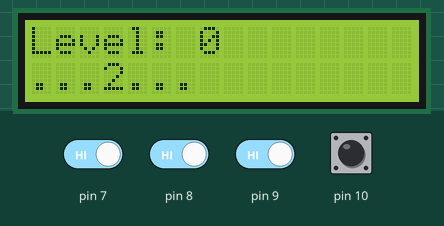
This sketch was run on a simulated Arduino Uno, built with avr-gcc and run on an emulated ATmega328P. Parts: 16×2 character LCD. The test bench sets the inputs (shaded band); at power-on: pin 7–10 HIGH. Random numbers use the default seed unless the sketch sets one; what the sketch prints to the serial monitor is not drawn.

Above: at 1.2 s.
1.3 s: pin 7 driven LOW and pin 9 driven LOW
At 4.0 s:
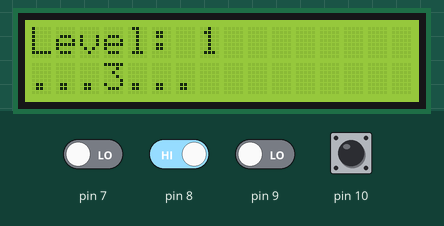
4.3 s: pin 8 driven LOW and pin 9 driven HIGH
At 7.0 s:
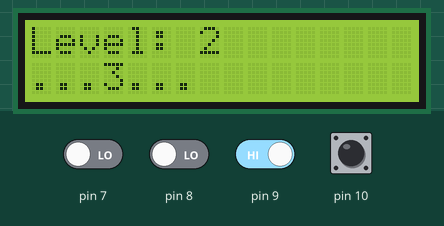
7.3 s: pin 8 driven HIGH
At 10.1 s:
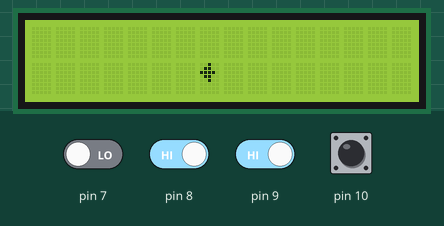
10.3 s: pin 9 driven LOW
At 11.3 s:
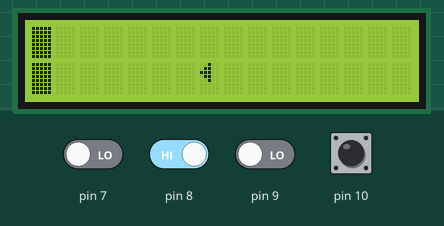
13.3 s: pin 9 driven HIGH
At 14.7 s:
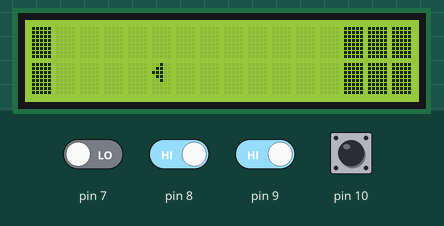
16.3 s: pin 10 pulled LOW for 0.15 s
At 17.4 s:
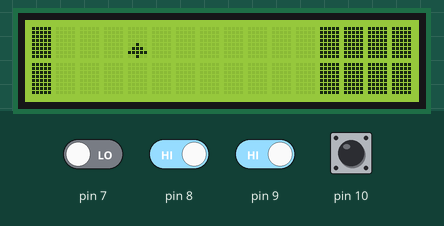
Timing chart, 0 to 19.3 s (numbered marks = the images above; inputs shaded):
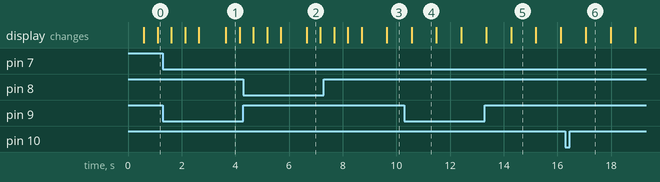

The sketch:

lab5.ino
```cpp
#include "lab5.h"

// TODO ask TAs:
// are comments good enough

// FSM variables
byte x, y;
orientation o;
int lxb, uxb;
int level, time_step, saved_clock, countdown;

state CURRENT_STATE;

void setup() {
  Serial.begin(9600);
  while (!Serial);
  Serial.println("Initialized Serial!");

  initialize_system();

  /*
   * LAB STEP 4b
   */
  //  calibrate();
  // Change to 7, 8, 9, 10 based on calibration
  cap_sensors[UP] = 8; // 540 -> 1700
  cap_sensors[RIGHT] = 7; // 2400 -> 3160
  cap_sensors[DOWN] = 10; // 290 -> 670
  cap_sensors[LEFT] = 9; // 430-> 700
  // Change based on calibration
  thresholds[UP] = 1000;
  thresholds[RIGHT] = 2700;
  thresholds[DOWN] = 500;
  thresholds[LEFT] = 600;

  /*
   * LAB STEP 4c
   */
//    test_calibration();

  /*
   * LAB STEP 6
   * Initialize all variables
   */
  CURRENT_STATE = (state) 1;
  lxb = 0;
  uxb = 16;
  xyo random_xyo = random_location_orientation(lxb, uxb);
  x = random_xyo.x;
  y = random_xyo.y;
  o = random_xyo.o;
  level = 0;
  time_step = 1000;
  saved_clock = millis();
  countdown = 3;
  // display something on the LCD

//  test_all_tests();
}

void loop() {
  update_inputs();
  CURRENT_STATE = update_fsm(CURRENT_STATE, millis(), num_buttons_pressed, last_button_pressed);
  delay(10);
}

/*
 * LAB STEP 5
 * determines whether the cursor is about to run into the wall
 * returns: true if the cursor is about to run into the wall, false otherwise
 */
bool facing_wall(byte x, byte y, byte o, int lxb, int uxb) {
  switch (o) {
    case UP:
      return y == 0;
    case DOWN:
      return y == 3;
    case LEFT:
      return x == lxb;
    case RIGHT:
      return x == (uxb - 1);
  }
}

/*
 * LAB STEP 5
 * calculates the new position of the cursor based on the input orientation
 * returns: a pair of bytes representing the new (x,y) coordinates
 */
xy move(byte x, byte y, byte o) {
  switch (o) {
    case UP:
      return {x, y-1};
    case DOWN:
      return {x, y+1};
    case LEFT:
      return {x-1, y};
    case RIGHT:
      return {x+1, y};
  }
}

/*
 * LAB STEP 7
 */
state update_fsm(state cur_state, long mils, int num_buttons, int last_button) {
  state next_state;
  switch(cur_state) {
  case sDISP_COUNTDOWN:
    if ((mils - saved_clock) >= 500 and countdown >= 0) { // transition 1-1
      display_level(level, countdown);
      countdown -= 1;
      saved_clock = mils;
      next_state = sDISP_COUNTDOWN;
    } else if ((mils - saved_clock > 500) && (countdown < 0) && !(facing_wall(x, y, o, lxb, uxb))) { // transition 1-2
      display_cursor(x, y, o, false, lxb, uxb);
      saved_clock = mils;
      reset_buttons();
      next_state = sWAIT_AFTER_ROT;
    } else if ((mils - saved_clock > 500) and (countdown < 0) and (facing_wall(x, y, o, lxb, uxb))) { // transition 1-6
      display_cursor(x, y, o, false, lxb, uxb);
      saved_clock = mils;
      reset_buttons();
      next_state = sWAIT_FOR_BUT;
    } else {
      next_state = sDISP_COUNTDOWN;
    }
    break;
  case sWAIT_AFTER_ROT:
    if ((mils - saved_clock) >= time_step and num_buttons > 0) { // transition 2-3 (a)
      display_cursor(x, y, o, false, lxb, uxb);
      lu shrunken = shrink_bounds(x, o, lxb, uxb);
      lxb = shrunken.l;
      uxb = shrunken.u;
      xy new_xy = move(x, y, o);
      x = new_xy.x;
      y = new_xy.y;
      next_state = sMOV;
    } else if ((mils - saved_clock) >= time_step and num_buttons == 0) { // transition 2-3 (b)
      display_cursor(x, y, o, false, lxb, uxb);
      xy new_xy = move(x, y, o);
      x = new_xy.x;
      y = new_xy.y;
      next_state = sMOV;
    } else {
      next_state = sWAIT_AFTER_ROT;
    }
    break;
  case sMOV:
    if (lxb < uxb) { // transition 3-4
      display_cursor(x, y, o, true, lxb, uxb);
      saved_clock = mils;
      reset_buttons();
      next_state = sWAIT_AFTER_MOV;
    } else if (lxb = uxb) { // transition 3-7
      display_game_over(level);
      next_state = sGAME_OVER;
    } else {
      next_state = sMOV;
    }
    break;
  case sWAIT_AFTER_MOV:
    if ((mils - saved_clock >= time_step) && (num_buttons > 0)) { // transition 4-5 (a)
      display_cursor(x, y, o, true, lxb, uxb);
      lu new_lu = shrink_bounds(x, o, lxb, uxb);
      uxb = new_lu.u;
      lxb = new_lu.l;
      o = random_turn(o, lxb, uxb);
      next_state = sROT;
    } else if ((mils - saved_clock >= time_step) && (num_buttons == 0)) { // transition 4-5 (b)
      display_cursor(x, y, o, true, lxb, uxb);
      o = random_turn(o, lxb, uxb);
      next_state = sROT;
    } else {
      next_state = sWAIT_AFTER_MOV;
    }
    break;
  case sROT:
    if ((lxb < uxb) && !(facing_wall(x, y, o, lxb, uxb))) { // transition 5-2
      display_cursor(x, y, o, false, lxb, uxb);
      saved_clock = mils;
      reset_buttons();
      next_state = sWAIT_AFTER_ROT;
    } else if ((lxb < uxb) && (facing_wall(x, y, o, lxb, uxb))) { // transition 5-6
      display_cursor(x, y, o, false, lxb, uxb);
      saved_clock = mils;
      reset_buttons();
      next_state = sWAIT_FOR_BUT;
    } else if (lxb = uxb) { // transition 5-7
      display_game_over(level);
      next_state = sGAME_OVER;
    } else {
      next_state = sROT;
    }
    break;
  case sWAIT_FOR_BUT:
    if ((mils - saved_clock >= time_step) && (num_buttons == 1) && (last_button == o)) { // transition 6-1
      display_level(level + 1, 3);
      countdown = 2;
      saved_clock = mils;
      level += 1;
      time_step *= 0.95;
      xyo random_xyo = random_location_orientation(lxb, uxb);
      x = random_xyo.x;
      y = random_xyo.y;
      o = random_xyo.o;
      next_state = sDISP_COUNTDOWN;
    } else if ((mils - saved_clock >= time_step) && !((num_buttons == 1) && (last_button == o))) { // transition 6-7
      display_game_over(level);
      next_state = sGAME_OVER;
    } else {
      next_state = sWAIT_FOR_BUT;
    }
    break;
  case sGAME_OVER: // no transitions from state 7
    next_state = sGAME_OVER;
    break;
  }
  return next_state;
}
```

lab5.h
```cpp
#include <CapacitiveSensor.h>
#include <LiquidCrystal.h>

//#define TESTING
//bool test_all_tests();

int cap_sensors[4];
int thresholds[4];

/*
 * Initialize capsensors on pins 7, 8, 9, 10 with 11 being the driving pin for all
 */
CapacitiveSensor s7 = CapacitiveSensor(11, 7);
CapacitiveSensor s8 = CapacitiveSensor(11, 8);
CapacitiveSensor s9 = CapacitiveSensor(11, 9);
CapacitiveSensor s10 = CapacitiveSensor(11, 10);

/*
 * Type (enum and struct) definitions for state, orientation,
 * (xy) coordinate, (xyo) coordinate, (upper, lower) bounds
 */
typedef enum {
  sDISP_COUNTDOWN = 1,
  sWAIT_AFTER_ROT = 2,
  sMOV = 3,
  sWAIT_AFTER_MOV = 4,
  sROT = 5,
  sWAIT_FOR_BUT = 6,
  sGAME_OVER = 7,
} state;

typedef enum {
  UP = 0,
  DOWN = 1,
  LEFT = 2,
  RIGHT = 3,
} orientation;

typedef struct {
  byte x;
  byte y;
  orientation o;
} xyo;

typedef struct {
  int l;
  int u;
} lu;

typedef struct {
  byte x;
  byte y;
} xy;

/*
 * Variables to keep track of inputs
 */
orientation last_button_pressed;
int num_buttons_pressed;

/*
 * Pixel-by-pixel definitions of cursors with and without tails
 */
byte arrows[8][8] = {{ B00100, B01110, B11111, B00000, B00000, B00000, B00000, B00000 },
                     { B00000, B11111, B01110, B00100, B00000, B00000, B00000, B00000 },
                     { B00100, B01100, B11100, B01100, B00100, B00000, B00000, B00000 },
                     { B00100, B00110, B00111, B00110, B00100, B00000, B00000, B00000 },
                     { B00000, B00000, B00000, B00000, B00100, B01110, B11111, B00000 },
                     { B00000, B00000, B00000, B00000, B00000, B11111, B01110, B00100 },
                     { B00000, B00000, B00000, B00100, B01100, B11100, B01100, B00100 },
                     { B00000, B00000, B00000, B00100, B00110, B00111, B00110, B00100 }};

byte tail_arrows[8][8] = {{ B00100, B01110, B11111, B00100, B00000, B00000, B00000, B00000 },
                          { B00100, B11111, B01110, B00100, B00000, B00000, B00000, B00000 },
                          { B00100, B01100, B11110, B01100, B00100, B00000, B00000, B00000 },
                          { B00100, B00110, B01111, B00110, B00100, B00000, B00000, B00000 },
                          { B00000, B00000, B00000, B00000, B00100, B01110, B11111, B00100 },
                          { B00000, B00000, B00000, B00000, B00100, B11111, B01110, B00100 },
                          { B00000, B00000, B00000, B00100, B01100, B11110, B01100, B00100 },
                          { B00000, B00000, B00000, B00100, B00110, B01111, B00110, B00100 }};

// Keep track of which custom cursor is "cached" for which index
bool arrow_is_tail[8];

/*
 * Setup functions
 */
void initialize_system();
void calibrate();
void test_calibration();

/*
 * Read in gamepad inputs and update corresponding variables
 */
void update_inputs();

/*
 * Helper function definitions
 */
void reset_buttons();
void display_level(int l, int c);
void display_cursor(byte x, byte y, orientation o, bool with_tail, int lxb, int uxb);
xyo random_location_orientation(int lxb, int uxb);
orientation random_turn(orientation o, int lxb, int uxb);
lu shrink_bounds(byte x, orientation o, int lxb, int uxb);
void display_game_over(int l);

state update_fsm(state cur_state, long mils, int num_buttons, int last_button);
```

lab5_tests.ino
```cpp
/*
 * LAB 6 STEP 2:
 * 1. extract expected values from inputs
 * 2. run the FSM function and save the returned state
 * 3. check that all of the actual values match the expected values
 * 4. if verbose, print out testing information (passed, failed, and variables)
 */


/*
 * A struct to keep all three state inputs in one place
 */
typedef struct {
  int num_buttons;
  orientation last_button;
  long mils;
} state_inputs;

/*
 * A struct to keep all 9 state variables in one place
 */
typedef struct {
  byte x;
  byte y;
  orientation o;
  int lxb;
  int uxb;
  int level;
  int time_step;
  int saved_clock;
  int countdown;
} state_vars;

bool test_transition(state start_state,
                     state end_state,
                     state_inputs test_state_inputs,
                     state_vars start_state_vars,
                     state_vars end_state_vars,
                     bool verbos);
/*
 * Helper function for printing states
 */
char* s2str(state s) {
  switch(s) {
    case sDISP_COUNTDOWN:
    return "(1) DISP_COUNTDOWN";
    case sWAIT_AFTER_ROT:
    return "(2) WAIT_AFTER_ROT";
    case sMOV:
    return "(3) MOV";
    case sWAIT_AFTER_MOV:
    return "(4) WAIT_AFTER_MOV";
    case sROT:
    return "(5) ROT";
    case sWAIT_FOR_BUT:
    return "(6) WAIT_FOR_BUT";
    case sGAME_OVER:
    return "(7) GAME_OVER";
    default:
    return "???";
  }
}

/*
 * Helper function for printing orientations
 */
char* o2str(orientation o) {
  switch(o) {
    case UP:
    return "UP";
    case RIGHT:
    return "RIGHT";
    case DOWN:
    return "DOWN";
    case LEFT:
    return "LEFT";
    default:
    return "???";
  }
}

/*
 * Given a start state, inputs, and starting values for state variables, tests that
 * update_fsm returns the correct end state and updates the state variables correctly
 * returns true if this is the case (test passed) and false otherwise (test failed)
 *
 * Need to use "verbos" instead of "verbose" because verbose is apparently a keyword
 */
bool test_transition(state start_state,
                     state end_state,
                     state_inputs test_state_inputs,
                     state_vars start_state_vars,
                     state_vars end_state_vars,
                     bool verbos) {
  x = start_state_vars.x;
  y = start_state_vars.y;
  o = start_state_vars.o;
  lxb = start_state_vars.lxb;
  uxb = start_state_vars.uxb;
  level = start_state_vars.level;
  time_step = start_state_vars.time_step;
  saved_clock = start_state_vars.saved_clock;
  countdown = start_state_vars.countdown;
  state result_state = update_fsm(start_state, test_state_inputs.mils, test_state_inputs.num_buttons, test_state_inputs.last_button);
  bool passed_test = (end_state == result_state and
                      x == end_state_vars.x and
                      y == end_state_vars.y and
                      o == end_state_vars.o and
                      lxb == end_state_vars.lxb and
                      uxb == end_state_vars.uxb and
                      level == end_state_vars.level and
                      time_step == end_state_vars.time_step and
                      saved_clock == end_state_vars.saved_clock and
                      countdown == end_state_vars.countdown);
  if (! verbos) {
    return passed_test;
  } else if (passed_test) {
    char s_to_print[200];
    sprintf(s_to_print, "Test from %s to %s PASSED", s2str(start_state), s2str(end_state));
    Serial.println(s_to_print);
    return true;
  } else {
    char s_to_print[200];
    Serial.println(s2str(start_state));
    sprintf(s_to_print, "Test from %s to %s FAILED", s2str(start_state), s2str(end_state));
    Serial.println(s_to_print);
    sprintf(s_to_print, "End state expected: %s | actual: %s", s2str(end_state), s2str(result_state));
    Serial.println(s_to_print);
    sprintf(s_to_print, "Inputs: mils %ld | num_buttons %d | last_button %s", test_state_inputs.mils, test_state_inputs.num_buttons, o2str(test_state_inputs.last_button));
    Serial.println(s_to_print);
    sprintf(s_to_print, "          %2s | %2s | %5s | %3s | %3s | %5s | %9s | %11s | %9s", "x", "y", "o", "lxb", "uxb", "level", "time_step", "saved_clock", "countdown");
    Serial.println(s_to_print);
    sprintf(s_to_print, "expected: %2d | %2d | %5s | %3d | %3d | %5d | %9d | %11d | %9d", end_state_vars.x, end_state_vars.y, o2str(end_state_vars.o), end_state_vars.lxb, end_state_vars.uxb, end_state_vars.level, end_state_vars.time_step, end_state_vars.saved_clock, end_state_vars.countdown);
    Serial.println(s_to_print);
    sprintf(s_to_print, "actual:   %2d | %2d | %5s | %3d | %3d | %5d | %9d | %11d | %9d", x, y, o2str(o), lxb, uxb, level, time_step, saved_clock, countdown);
    Serial.println(s_to_print);
    return false;
  }
}

/*
 * REPLACE THE FOLLOWING 6 LINES WITH YOUR TEST CASES
 */
const state test_states_in[23] = {(state) 1, (state) 1, (state) 1, (state) 1, (state) 2, (state) 2, (state) 2, (state) 3, (state) 3, (state) 4, (state) 4, (state) 4, (state) 5, (state) 5, (state) 5, (state) 6, (state) 6, (state) 6, (state) 7, (state) 6, (state) 6, (state) 6, (state) 6};
const state test_states_out[23] = {(state) 1, (state) 1, (state) 2, (state) 6, (state) 2, (state) 3, (state) 3, (state) 4, (state) 7, (state) 4, (state) 5, (state) 5, (state) 2, (state) 6, (state) 7, (state) 6, (state) 1, (state) 7, (state) 7, (state) 7, (state) 7, (state) 7, (state) 7};
const state_inputs test_input[23] = {{4,UP,600}, {2,UP,1600}, {1,DOWN,1600}, {2,DOWN,1600}, {3,RIGHT,2000}, {1,DOWN,2000}, {0,DOWN,2000}, {3,UP,1000}, {3,UP,3}, {0,RIGHT,2000}, {1,UP,2000}, {0,RIGHT,2000}, {2,RIGHT,1000}, {1,DOWN,1000}, {3,DOWN,2}, {1,LEFT,2000}, {1,LEFT,2000}, {1,DOWN,2000}, {0,UP,4}, {0,LEFT,2000}, {3,LEFT,2000}, {0,UP,2000}, {3,DOWN,2000}};
const state_vars test_in_vars[23] = {{2,1,LEFT,0,2,0,4,500,0}, {4,0,UP,3,3,2,2,1000,0}, {1,3,UP,0,13,4,2,1000,-1}, {0,0,UP,0,13,2,4,1000,-1}, {2,2,DOWN,1,3,2,1000,1600,1}, {1,3,UP,0,13,1,1000,600,1}, {0,3,UP,0,13,2,1000,1000,0}, {1,3,UP,0,13,4,4,1500,2}, {1,4,UP,5,5,2,1,1,1}, {4,3,DOWN,2,0,3,1000,1600,0}, {1,3,UP,0,13,3,1000,600,4}, {1,3,UP,0,13,3,1000,600,0}, {1,3,UP,0,13,0,1,1600,2}, {0,0,UP,0,13,0,3,1600,4}, {0,2,LEFT,5,5,2,1,2,4}, {4,2,LEFT,1,4,4,1000,1600,4}, {5,3,LEFT,0,13,2,1000,600,-1}, {4,3,LEFT,3,4,2,1000,600,3}, {1,2,DOWN,0,0,4,2,2,3}, {0,0,LEFT,3,2,2,1000,600,2}, {0,0,LEFT,0,4,2,1000,600,0}, {1,1,LEFT,0,2,2,1000,600,1}, {2,2,LEFT,0,2,2,1000,600,1}};
const state_vars test_out_vars[23] = {{2,1,LEFT,0,2,0,4,500,0}, {4,0,UP,3,3,2,2,1600,-1}, {1,3,UP,0,13,4,2,1600,-1}, {0,0,UP,0,13,2,4,1600,-1}, {2,2,DOWN,1,3,2,1000,1600,1}, {1,2,UP,1,13,1,1000,600,1}, {0,2,UP,0,13,2,1000,1000,0}, {1,3,UP,0,13,4,4,1000,2}, {1,4,UP,5,5,2,1,1,1}, {4,3,DOWN,2,0,3,1000,1600,0}, {1,3,RIGHT,1,13,3,1000,600,4}, {1,3,RIGHT,0,13,3,1000,600,0}, {1,3,UP,0,13,0,1,1000,2}, {0,0,UP,0,13,0,3,1000,4}, {0,2,LEFT,5,5,2,1,2,4}, {4,2,LEFT,1,4,4,1000,1600,4}, {0,0,UP,0,13,3,950,2000,2}, {4,3,LEFT,3,4,2,1000,600,3}, {1,2,DOWN,0,0,4,2,2,3}, {0,0,LEFT,3,2,2,1000,600,2}, {0,0,LEFT,0,4,2,1000,600,0}, {1,1,LEFT,0,2,2,1000,600,1}, {2,2,LEFT,0,2,2,1000,600,1}};
const int num_tests = 23;

/*
 * Runs through all the test cases defined above
 */
bool test_all_tests() {
  for (int i = 0; i < num_tests; i++) {
    Serial.print("Running test ");
    Serial.println(i);
    if (!test_transition(test_states_in[i], test_states_out[i], test_input[i], test_in_vars[i], test_out_vars[i], true)) {
      return false;
    }
    Serial.println();
  }
  Serial.println("All tests passed!");
  return true;
}
```

Source omitted: lab5_utils.ino (7491 bytes)

Measured:
- what the display in image 1 shows lasts 0.6 s, from 3.6 s to 4.2 s
- what the display in image 4 shows lasts 0.9 s, from 10.6 s to 11.5 s
